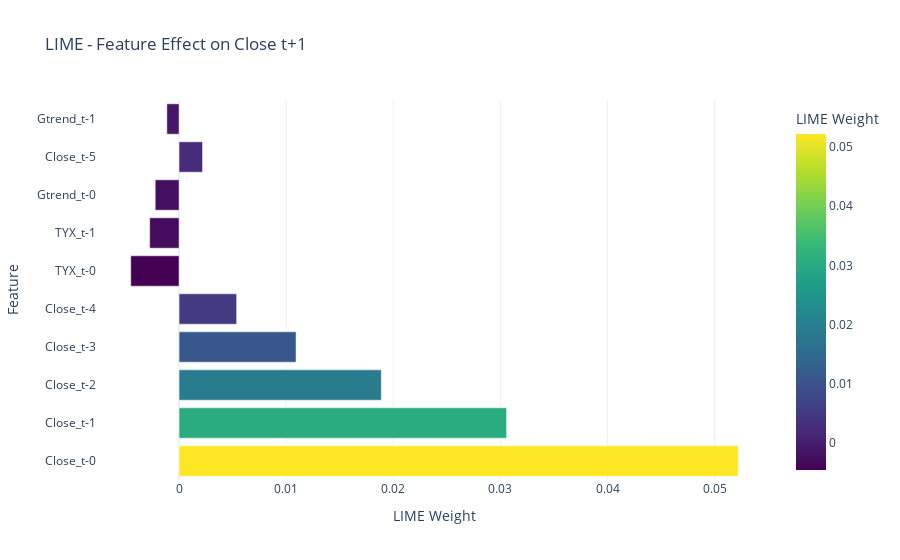

Write notebook code for a chart like this one.
### Code cell
lime_df = pd.DataFrame(exp.as_list(), columns=['Feature', 'LIME Weight'])
px.bar(
    lime_df, 
    x='LIME Weight', 
    y='Feature', 
    orientation='h', 
    color='LIME Weight', 
    template='plotly_white',
    title='LIME - Feature Effect on Close t+1',
    color_continuous_scale='viridis'
    )

### Figure 1 — Plotly figure (JSON) as saved in the notebook; plotly's stock layout.template omitted (floating-point values rounded to 4 significant figures)
{"data": [{"alignmentgroup": "True", "hovertemplate": "LIME Weight=%{marker.color}<br>Feature=%{y}<extra></extra>", "legendgroup": "", "marker": {"color": [0.0522, 0.03057, 0.01888, 0.01092, 0.005375, -0.004509, -0.002744, -0.002227, 0.002191, -0.001139], "coloraxis": "coloraxis", "pattern": {"shape": ""}}, "name": "", "offsetgroup": "", "orientation": "h", "showlegend": false, "textposition": "auto", "type": "bar", "x": [0.0522, 0.03057, 0.01888, 0.01092, 0.005375, -0.004509, -0.002744, -0.002227, 0.002191, -0.001139], "xaxis": "x", "y": ["Close_t-0", "Close_t-1", "Close_t-2", "Close_t-3", "Close_t-4", "TYX_t-0", "TYX_t-1", "Gtrend_t-0", "Close_t-5", "Gtrend_t-1"], "yaxis": "y"}], "layout": {"barmode": "relative", "coloraxis": {"colorbar": {"title": {"text": "LIME Weight"}}, "colorscale": [[0, "#440154"], [0.1111, "#482878"], [0.2222, "#3e4989"], [0.3333, "#31688e"], [0.4444, "#26828e"], [0.5556, "#1f9e89"], [0.6667, "#35b779"], [0.7778, "#6ece58"], [0.8889, "#b5de2b"], [1, "#fde725"]]}, "legend": {"tracegroupgap": 0}, "title": {"text": "LIME - Feature Effect on Close t+1"}, "xaxis": {"anchor": "y", "domain": [0, 1], "title": {"text": "LIME Weight"}}, "yaxis": {"anchor": "x", "domain": [0, 1], "title": {"text": "Feature"}}}}
